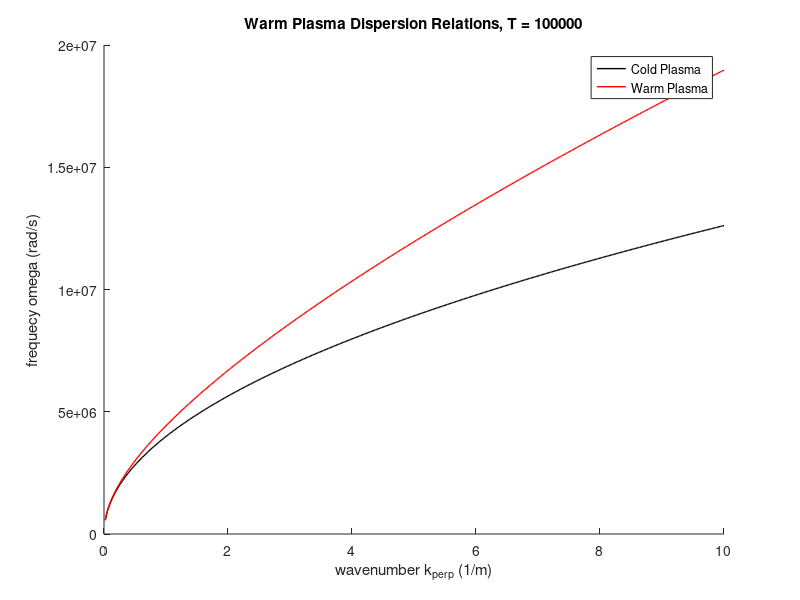
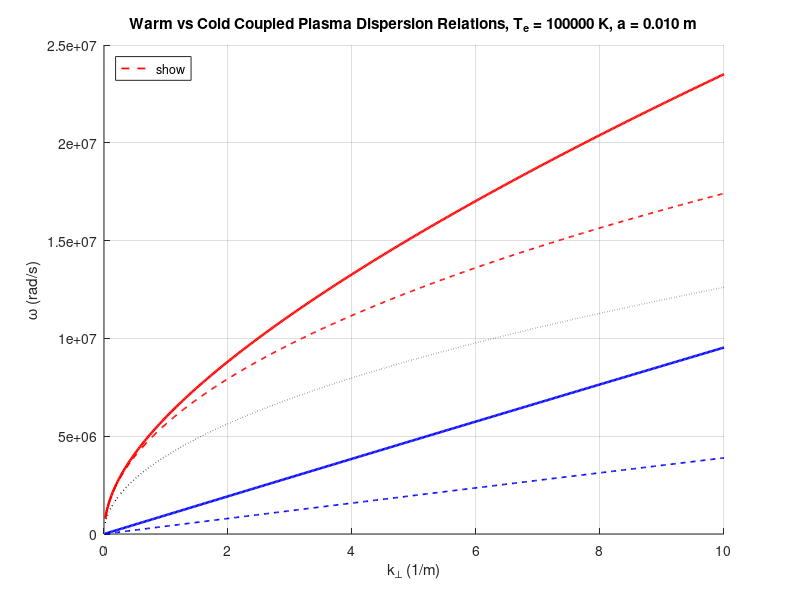
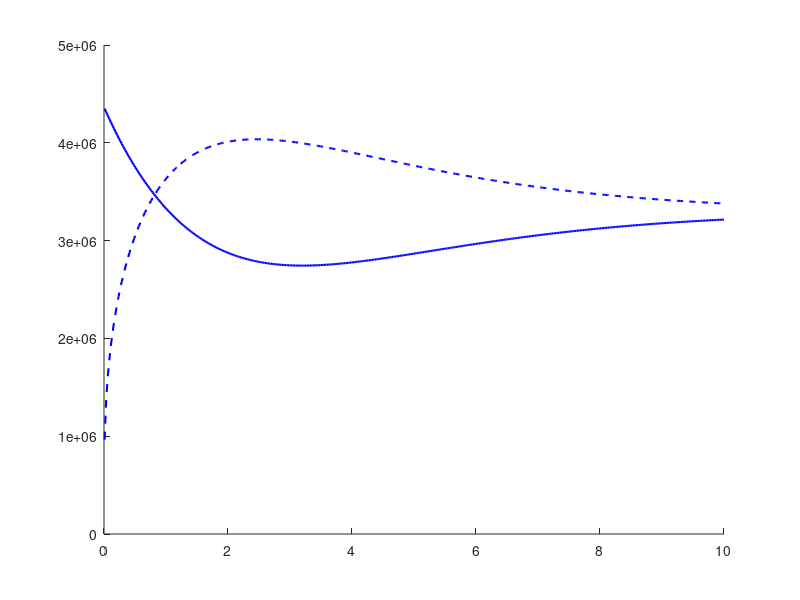

MATLAB code to generate these figures, in order: (Note: this script raises an error after producing the figures.)
%%Michael Kuang
%%Physics 525 Project 1 
%%University of Wisconsin - Madison
clear; clc; close all
 
%% Constants & Parameters
e    = 1.60217663e-19; %electron charge
m_e  = 9.1093837e-31; %electron mass
eps0 = 8.85419e-12;  %permitivity of free space constant    
k_B  = 1.380649e-23; %boltzmann constant
n_o = 1e10;  %Background number density 
T_e = 100000;  %Electron temperature 
n_1 = 10; %preturbed number densitry 
a = 0.01; %seperation distance of plates in meters
omega_pdep_sq = (n_o * e^2) / (m_e * eps0); %depressed plasma frequency

%% Dispersion Relations
%initialize the vectors used for calculating quantities
k_perp   = linspace(0.02, 10, 500);

%% FIGURE 2 Warm Dispersion Relations UNCOUPLED
A = omega_pdep_sq / 2; %Dimensionless Parameters  
B = (3 * omega_pdep_sq * k_B * T_e) / (2 * m_e); 
disc = (A .* k_perp).^2 + 4 .* B .* k_perp.^3;  
omega_sq = (A .* k_perp + sqrt(disc)) / 2;         
omega_warm = sqrt(omega_sq);
omega_cold = sqrt((omega_pdep_sq/2) * k_perp);

figure;
hold on;
plot(k_perp, omega_cold, "k-", 'LineWidth',1);
plot(k_perp, omega_warm, "r-", 'LineWidth',1);
title("Warm Plasma Dispersion Relations, T = 100000");
xlabel("wavenumber k_{perp} (1/m)");
ylabel("frequecy \omega (rad/s)");
legend('Cold Plasma', 'Warm Plasma');
hold off

%% FIGURE 3: Coupled Warm Dispersion Relations
C = (3 * k_B * T_e) / m_e;
omega_warm_coupled_1 = zeros(size(k_perp)); 
omega_warm_coupled_2 = zeros(size(k_perp));
omega_cold_coupled_1 = @(k_perp) sqrt(((omega_pdep_sq/2) * k_perp)*(1+exp(-k_perp*a))); %calculation of cold limit
omega_cold_coupled_2 = @(k_perp) sqrt(((omega_pdep_sq/2) * k_perp)*(1-exp(-k_perp*a)));
for i = 1:length(k_perp)
    omega_cold_coupled_values_1(i) = omega_cold_coupled_1(k_perp(i));
    omega_cold_coupled_values_2(i) = omega_cold_coupled_2(k_perp(i));
    
end
for i = 1:length(k_perp)
    k = k_perp(i);
    ep = exp(-k * a);
    fac1 = (1 + ep) * omega_pdep_sq * k;
    coeffs1 = [2, -fac1, -fac1 * C * k^2];
    r1 = roots(coeffs1);
    r1 = r1(r1 > 0);
    omega_warm_coupled_1(i) = sqrt(max(r1));
    fac2 = (1 - ep) * omega_pdep_sq * k;
    coeffs2 = [2, -fac2, -fac2 * C * k^2];
    r2 = roots(coeffs2);
    r2 = r2(r2 > 0);
    if ~isempty(r2)
        omega_warm_coupled_2(i) = sqrt(max(r2));
    else
        omega_warm_coupled_2(i) = NaN;
    end
end

figure;
hold on;
plot(k_perp, omega_cold_coupled_values_1, 'r--', 'LineWidth', 1.2, 'DisplayName', 'Cold Coupled \omega_+');
plot(k_perp, omega_cold_coupled_values_2, 'b--', 'LineWidth', 1.2, 'DisplayName', 'Cold Coupled \omega_-');
plot(k_perp, omega_warm_coupled_1,'r-', 'LineWidth', 1.8, 'DisplayName', 'Warm Coupled \omega_+ (high)');
plot(k_perp, omega_warm_coupled_2,'b-', 'LineWidth', 1.8, 'DisplayName', 'Warm Coupled \omega_- (low)');
plot(k_perp, omega_cold,'k:', 'LineWidth', 1.0, 'DisplayName', 'Uncoupled Cold Limit');
title(sprintf('Warm vs Cold Coupled Plasma Dispersion Relations, T_e = %.0f K, a = %.3f m', T_e, a));
xlabel('k_{\perp} (1/m)');
ylabel('\omega (rad/s)');
legend('show','Location', 'northwest');
grid on;
hold off;

%% Figure 4: COUPLED WARM GROUP VELOCITY VS SEPERATION DISTANCE
a_range = linspace(0.01, 10, 400);
k_vals  = [0.5, 1.0];
colors  = {'b', 'r'};

figure;
hold on;
for ki = 1:length(k_vals)
    k = k_vals(ki);
    vg_plus = zeros(size(a_range));
    vg_minus = zeros(size(a_range));
    for j = 1:length(a_range)
        a_j = a_range(j);
        ep  = exp(-k * a_j);
        fac_p = (1 + ep) * omega_pdep_sq * k;
        r_p = roots([2, -fac_p, -fac_p * C * k^2]);
        r_p = r_p(r_p > 0);
        w_p = sqrt(max(r_p));
        dFp_dw = -(2*C*k^2 / w_p^3)*(1+ep) - 4*w_p/(omega_pdep_sq*k);
        dFp_dk =  (2*C*k   / w_p^2)*(1+ep) - a_j*ep*(1 + C*k^2/w_p^2) + 2*w_p^2/(omega_pdep_sq*k^2);
        vg_plus(j) = -dFp_dk / dFp_dw;
        fac_m = (1 - ep) * omega_pdep_sq * k;
        if fac_m > 0
            r_m = roots([2, -fac_m, -fac_m * C * k^2]);
            r_m = r_m(r_m > 0);
            if ~isempty(r_m)
                w_m = sqrt(max(r_m));
                dFm_dw = -(2*C*k^2 / w_m^3)*(1-ep) - 4*w_m/(omega_pdep_sq*k);
                dFm_dk = (2*C*k   / w_m^2)*(1-ep) + a_j*ep*(1 + C*k^2/w_m^2) + 2*w_m^2/(omega_pdep_sq*k^2);
                vg_minus(j) = -dFm_dk / dFm_dw;
            else
                vg_minus(j) = NaN;
            end
        else
            vg_minus(j) = NaN;
        end
    end
    plot(a_range, vg_plus,  '-',  'Color', colors{ki}, 'LineWidth', 1.5,'DisplayName', sprintf('\\omega_+ k_\\perp = %.1f m^{-1}', k));
    plot(a_range, vg_minus, '--', 'Color', colors{ki}, 'LineWidth', 1.5,'DisplayName', sprintf('\\omega_-   k_\\perp = %.1f m^{-1}', k));
    B_k = (3 * omega_pdep_sq * k_B * T_e) / (2 * m_e);
    disc_k = (A * k)^2 + 4 * B_k * k^3;
    omega_k = sqrt((A * k + sqrt(disc_k)) / 2);
    dosq_dk = (A + (A^2 * k + 6*B_k*k^2) / sqrt(disc_k)) / 2;
    vg_warm_k = dosq_dk / (2 * omega_k);
    yline(vg_warm_k, ':', 'Color', colors{ki}, 'LineWidth', 1.2,'DisplayName', sprintf('Warm Uncoupled Limit  k_\\perp = %.1f m^{-1}', k));
end
title(sprintf('Warm Plasma Group Velocity vs Separation Distance, T_e = %.0f K', T_e));
xlabel('Separation distance a (m)');
ylabel('v_g (m/s)');
legend('show', 'Location', 'best');
grid on;
hold off;

%% Figure 5: Group velocity vs temperature parameterized by wavenumber
%uncoupled 
T_range = linspace(100, 1e5, 300);
k_array = [0.5, 1.0, 2.0, 3.0, 5.0];
colors_T = {'b-','r-','k-','g-','m-'};
figure;
hold on;
for ki = 1:length(k_array)
    k_fixed = k_array(ki);
    vg_vs_T = zeros(size(T_range));
    for j = 1:length(T_range)
        B_j = (3 * omega_pdep_sq * k_B * T_range(j)) / (2 * m_e);
        disc_j = (A * k_fixed)^2 + 4 * B_j * k_fixed^3;
        omega_j = sqrt((A * k_fixed + sqrt(disc_j)) / 2);
        d_osq_j = (A + (A^2 * k_fixed + 6*B_j*k_fixed^2) / sqrt(disc_j)) / 2;
        vg_vs_T(j) = d_osq_j / (2 * omega_j);
    end
    plot(T_range, vg_vs_T, colors_T{ki}, 'LineWidth', 1.5,'DisplayName', sprintf('k_\\perp = %.1f m^{-1}', k_fixed));
end
title('Warm Plasma Group Velocity vs Temperature (multiple k_{\perp})');
xlabel('T_e (K)');
ylabel('v_g (m/s)');
legend('show');
grid on;
hold off;

%% Figure 6: Warm plasma uncoupled group velocity vs wavenumber 
d_omega_sq_dk = (A + (A^2 .* k_perp + 6.*B.*k_perp.^2) ./ sqrt(disc)) / 2;
vg_warm = d_omega_sq_dk ./ (2 .* omega_warm);
vg_cold = 0.5 *(sqrt(omega_pdep_sq/2)) .* (1./(sqrt(k_perp)));

figure;
hold on
plot(k_perp, vg_warm, 'r-', 'LineWidth', 1.5);
plot(k_perp, vg_cold, 'b-', 'LineWidth', 1.5);
title('Warm Plasma Group Velocity vs Wavenumber, T = 100000');
xlabel('k_{\perp} (1/m)');
ylabel('v_g (m/s)');
legend('Warm Plasma', 'Cold Plasma');
grid on;
hold off;
